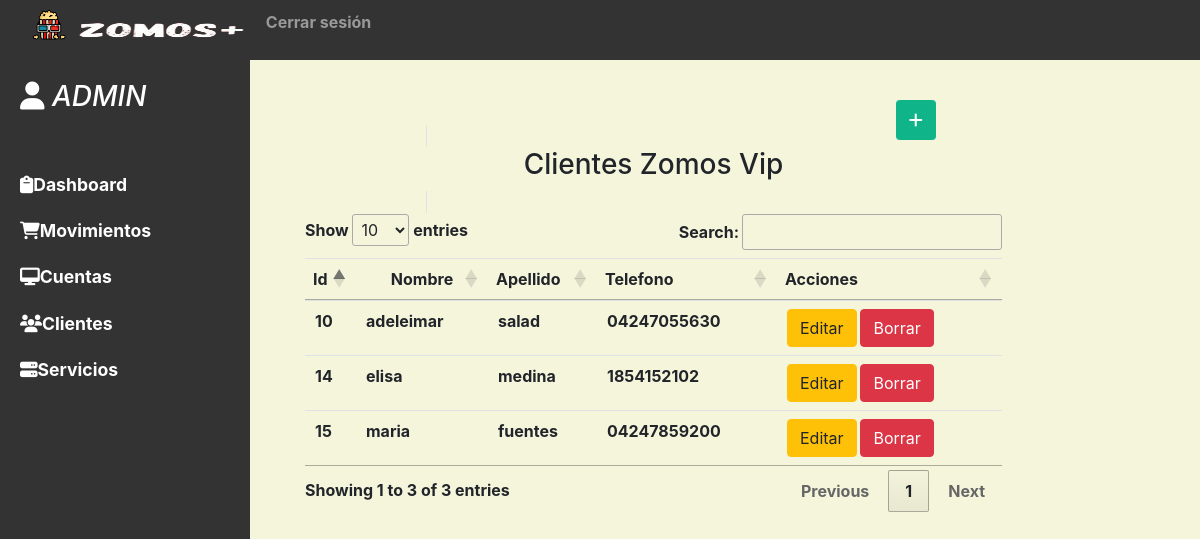
Screenshot of /vista/view_clientes.php (signed in) with the database file from the repository.
### tables this page shows
CREATE TABLE IF NOT EXISTS `clientes` (
  `id_cliente` int(11) NOT NULL AUTO_INCREMENT,
  `nombre` varchar(50) DEFAULT NULL,
  `apellido` varchar(50) DEFAULT NULL,
  `telefono` varchar(12) DEFAULT NULL,
  PRIMARY KEY (`id_cliente`) USING BTREE
);

### modelo/conectar.php (called while the page is built)
<?php
   class Conectar{
       public static function conexion(){
           try{
               $conexion = new PDO('mysql:host=localhost; dbname=zomosvip;port=3306', 'datasis', '');
               $conexion->setAttribute(PDO::ATTR_ERRMODE, PDO::ERRMODE_EXCEPTION);
               $conexion->exec("SET CHARACTER SET UTF8");
           }catch(Exception $e){
              echo("Error al conectar " . $e->getMessage());
               echo "Linea del error " . $e->getLine();
           }
           return $conexion;
       }
   }

### modelo/modelo_clientes.php (called while the page is built, shortened)
<?php
class Cliente {
    public function __construct(){
        require_once("../modelo/conectar.php");
        $this->conexion = Conectar::conexion();
    }
    public function get_clientes(){
        $sql = 'SELECT id_cliente, nombre,apellido,telefono from clientes ';
        $st = $this->conexion->prepare($sql);
        $st->execute();
        $cliente = $st->fetchAll();
        return $cliente;
    }
}
?>

### vista/view_clientes.php (the view, shortened to what this page needs)
<?php
  include('templates/header1.php');
  include('nav_bar.php');
  include('../modelo/modelo_clientes.php');
 $cliente = new Cliente();
 $matrizcliente= $cliente->get_clientes();
  ?>
<?php   include('templates/sider.php');?>
<div id="content">
<div class='container-fluid'>
    <div class='row'>
        <div class='col-sm-2'></div>
        <div class='col-sm-8' id='panel_mostrar'>
            <br>
            <tabla class="table table-striped table-bordered" style="width:100%">
                <thead>
                    <tr>
                        <td class='p-4' colspan='4'>
                            <p class='h3 text-center'>Clientes Zomos Vip</p>
                        </td>
                    </tr>
                </thead>
                </div>
                    <button type="button" class="btn btn-secundary" data-toggle="modal" data-target="#exampleModal" data-whatever="@mdo"><i class="fa-solid fa-plus"></i></button>
                </div>
                <table class='table mt-2' id='tmovi'>
                    <thead>
                        <tr>
                            <td class='p-2'>Id</td>
                            <td class='text-center p-2'>Nombre</td>
                            <td class='p-2'>Apellido</td>
                            <td class='p-2'>Telefono</td>
                            <td class='p-2' >Acciones</td>
                        </tr>
                    </thead>
                    <tbody>
                    <?php foreach($matrizcliente as $registro){?>
                     <tr>
                      <td><?=$registro["id_cliente"]?></td>
                      <td><?=$registro["nombre"]?></td>
                      <td><?=$registro["apellido"]?></td>
                      <td><?=$registro["telefono"]?></td>
                      <td>
                        <button type="button" name="editar"  class="btn btn-warning btn-xs editar" data-toggle="modal" data-target="#edit<?php echo $registro['id_cliente'];?>" data-whatever="@mdo">Editar</button>
                      <button type="button" name="borrar" class="btn btn-danger btn-xs borrar"  data-toggle="modal" data-target="#delete<?php echo $registro['id_cliente'];?>" data-whatever="@mdo">Borrar</button></td>
                     </tr>
                     <?php include 'view_modalcliente.php'; ?>
                     <?php } ?>
                    </tbody>
                </table>
        </div>
        <div class='col-sm-2'></div>
    </div>
</div>

### assets/css/style.css (style rules this page uses)
body.view-inicio { background-size: 100vw 100vh; background-repeat: no-repeat; overflow: hidden; }
.container-fluid { width: 100%; padding-right: 15px; padding-left: 15px; margin-right: auto; margin-left: auto; }
.btn-secundary { height: 40px; color: #fff; background-color:#10B489; }
#content { width: 100%; padding: 40px; min-height: 100vh; transition: all 0.3s; display: flex; background-color: beige; }

### rows the page displays
clientes: id_cliente "10", nombre "adeleimar", apellido "salad", telefono "04247055630"
clientes: id_cliente "14", nombre "elisa", apellido "medina", telefono "1854152102"
clientes: id_cliente "15", nombre "maria", apellido "fuentes", telefono "04247859200"

### other values shown
$_SESSION['usuario'] "ADMIN"
